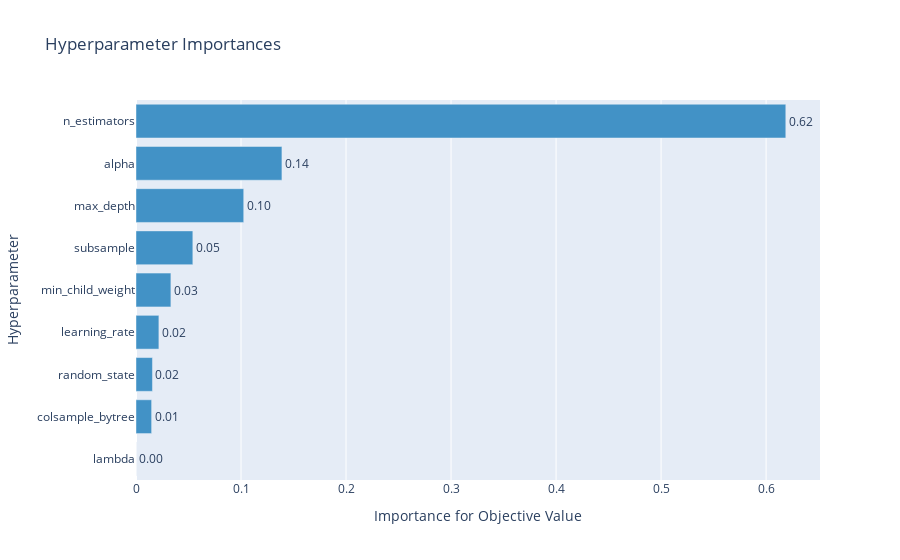

Write notebook code for a chart like this one.
### Code cell
optuna.visualization.plot_param_importances(study_xgb)

### Figure 1 — Plotly figure (JSON) as saved in the notebook; plotly's stock layout.template omitted (floating-point values rounded to 4 significant figures)
{"data": [{"cliponaxis": false, "hovertemplate": ["lambda (LogUniformDistribution): 1.662525350300691e-05<extra></extra>", "colsample_bytree (CategoricalDistribution): 0.014869562346184476<extra></extra>", "random_state (CategoricalDistribution): 0.015670580740465394<extra></extra>", "learning_rate (CategoricalDistribution): 0.021794532689350308<extra></extra>", "min_child_weight (IntUniformDistribution): 0.033222378936590496<extra></extra>", "subsample (CategoricalDistribution): 0.054123182342055445<extra></extra>", "max_depth (CategoricalDistribution): 0.10258524264086653<extra></extra>", "alpha (LogUniformDistribution): 0.13895872711220675<extra></extra>", "n_estimators (IntUniformDistribution): 0.6187591679387776<extra></extra>"], "marker": {"color": "rgb(66,146,198)"}, "orientation": "h", "text": ["1.662525350300691e-05", "0.014869562346184476", "0.015670580740465394", "0.021794532689350308", "0.033222378936590496", "0.054123182342055445", "0.10258524264086653", "0.13895872711220675", "0.6187591679387776"], "textposition": "outside", "texttemplate": "%{text:.2f}", "type": "bar", "x": [1.663e-05, 0.01487, 0.01567, 0.02179, 0.03322, 0.05412, 0.1026, 0.139, 0.6188], "y": ["lambda", "colsample_bytree", "random_state", "learning_rate", "min_child_weight", "subsample", "max_depth", "alpha", "n_estimators"]}], "layout": {"showlegend": false, "title": {"text": "Hyperparameter Importances"}, "xaxis": {"title": {"text": "Importance for Objective Value"}}, "yaxis": {"title": {"text": "Hyperparameter"}}}}
